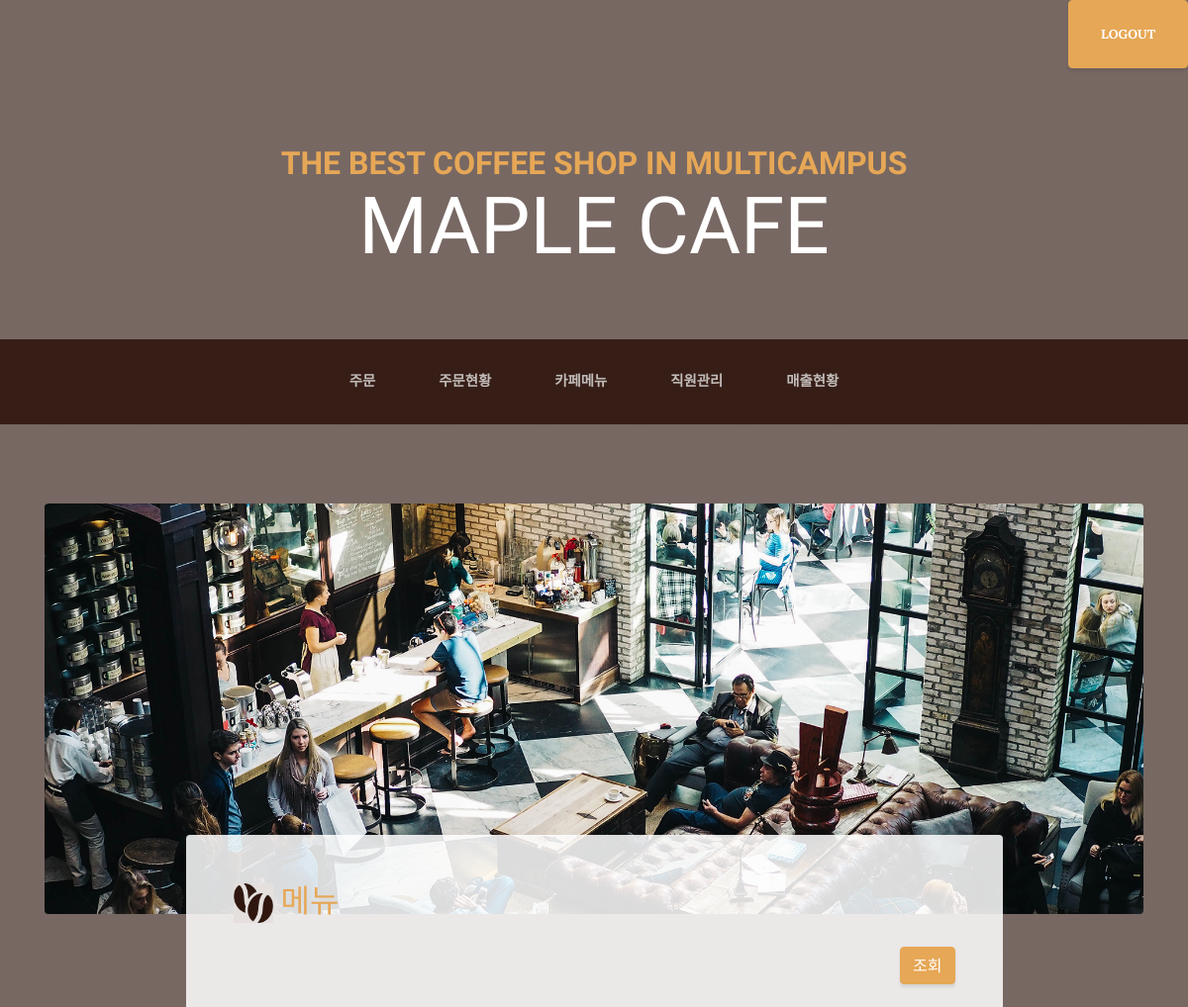
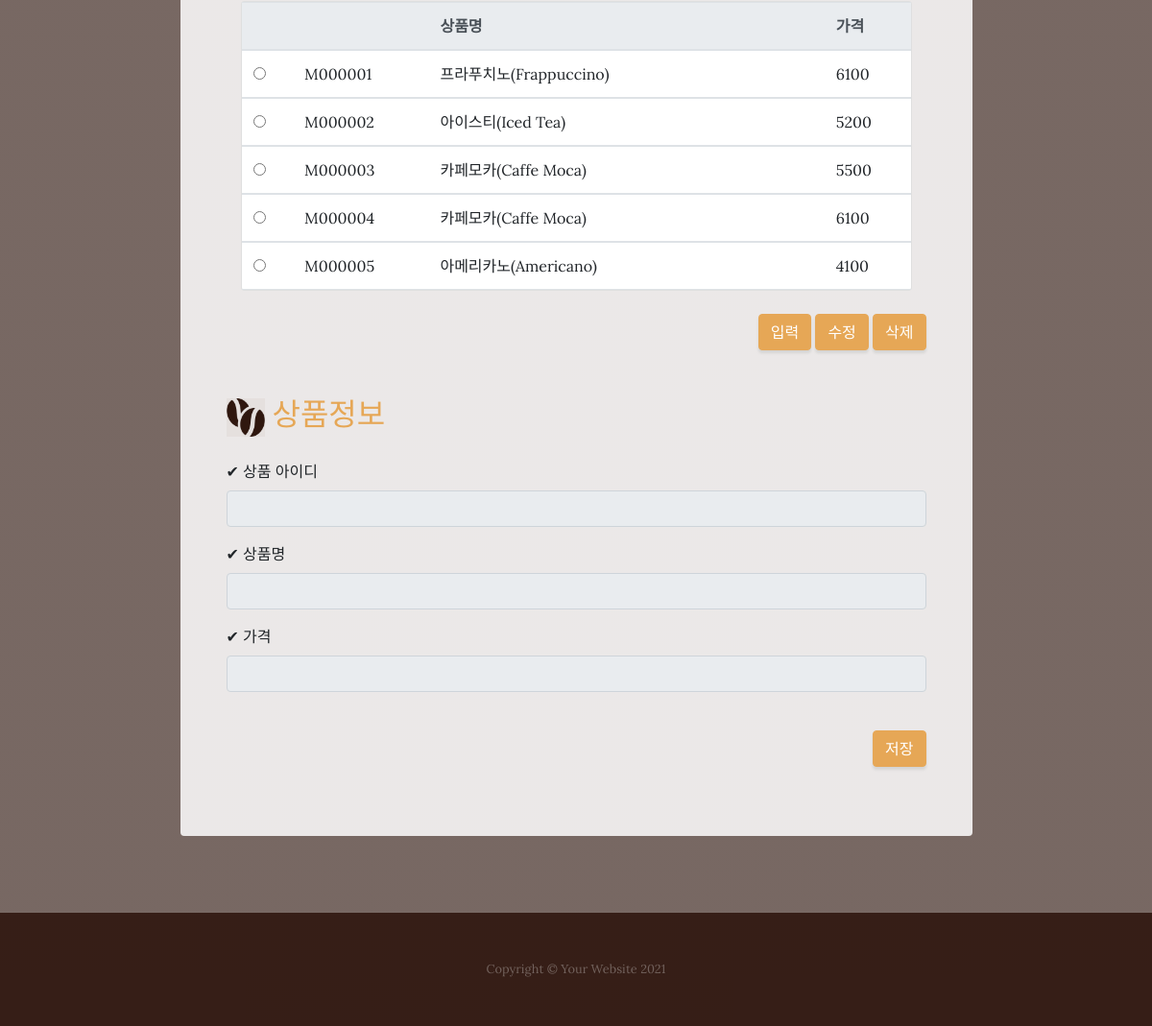
The app's page /maple/serchmenu/ with its own data (2 pictures, top to bottom).
### mapleApp/models.py (models this page shows, shortened)
class Menu(models.Model):
    menuid = models.CharField(max_length=20, primary_key=True) #메뉴 아이디
    menuname = models.CharField(max_length=100)                #메뉴명
    price = models.IntegerField()                              #가격
    class Meta:
        db_table = 'm_menu'
    def __str__(self):
        return self.menuid+ ' , '+self.menuname+ ' , ' + str(self.price)

### mapleApp/views.py (the view)
# urls.py: path('serchmenu/'    , views.serchmenu      ,name='serchmenu'),
def serchmenu(request):
    print('*> serchmenu :')
    menus = Menu.objects.all()
    print('menus', menus)
    context = {'menus': menus}
    return render(request, 'menu.html', context)

### mapleApp/templates/menu.html (shortened to what this page needs)
<!DOCTYPE html>
{% load static%}
<html lang="en">
<head>
  <link href="{% static 'vendor/bootstrap/css/bootstrap.min.css'%}" rel="stylesheet">
  <link href="{% static 'css/business-casual.min.css'  %}" rel="stylesheet">
</head>
<body>
    <div class="intro-button mx-auto" align="right">
      <a class="btn btn-primary btn-xl" href="{% url 'logout' %}" >LOGOUT</a>
  </div>
  <h1 class="site-heading text-center text-white d-none d-lg-block">
    <span class="site-heading-upper text-primary mb-3">The Best Coffee Shop in MultiCampus</span>
    <span class="site-heading-lower">MAPLE CAFE</span>
  </h1>
  <nav class="navbar navbar-expand-lg navbar-dark py-lg-4" id="mainNav">
    <div class="container">
      <div class="collapse navbar-collapse" id="navbarResponsive">
        <ul class="navbar-nav mx-auto">
          <li class="nav-item px-lg-4">
            <a class="nav-link text-uppercase text-expanded" href="../order">주문</a>
          </li>
          <li class="nav-item px-lg-4">
            <a class="nav-link text-uppercase text-expanded" href="../order_list">주문현황</a>
          </li>
          <li class="nav-item px-lg-4">
            <a class="nav-link text-uppercase text-expanded" href="../menu">카페메뉴</a>
          </li>
          <li class="nav-item px-lg-4">
            <a class="nav-link text-uppercase text-expanded" href="../staff">직원관리</a>
          </li>
          <li class="nav-item px-lg-4">
            <a class="nav-link text-uppercase text-expanded" href="../salesStatus">매출현황</a>
          </li>
        </ul>
      </div>
    </div>
  </nav>
  <section class="page-section about-heading">
    <div class="container">
      <img class="img-fluid rounded about-heading-img mb-3 mb-lg-0" src="{% static 'img/about.jpg' %}" alt="">
      <div class="about-heading-content">
        <div class="row">
          <div class="col-xl-9 col-lg-10 mx-auto">
            <div class="bg-faded rounded p-5">
              <h2 class="section-heading mb-4">
                <img  src="{% static 'img/cafe_icon3.png'%}" width="40" height="40">
                <span class="text-uppercase text-primary"> 메뉴 </span>
              </h2>
              <div class="intro-button" align="right">
                <button type="submit" class="btn btn-primary" id="serchBtn1">조회</button>
              </div>
              <br>
{%if menus %}
              <div class="container d-flex justify-content-center mt-50 mb-50">
                <div class="card w-100">
                  <div class="table-responsive">
                    <div style="width:100%; height:300px; overflow:auto ">
                    <table class="table table-hover ">
                      <thead class="thead-light">
                        <tr>
                          <th> </th>
                          <th scope="col"></th>
                          <th scope="col">상품명</th>
                          <th scope="col">가격</th>
                        </tr>
                      </thead>
{%  for menu in  menus   %}
                      <tbody>
                        <tr>
                          <td> <input  type="radio" name="radioValue" value="{{menu.menuid}}"> </td>
                          <td id="mId_{{menu.menuid}}">{{menu.menuid}}</td>
                          <td id="mName_{{menu.menuid}}" >{{menu.menuname}}</td>
                          <td id="mPrice_{{menu.menuid}}">{{menu.price}}</td>
                        </tr>
{%    endfor    %}
                      </tbody>
                    </table>
                    </div>
                  </div>
                </div>
              </div>
 {% else %}
       <p>  데이터가 존재하지 않습니다. </p>
 {% endif %}
              <br>
              <div class="intro-button" align="right">
                <button type="submit" class="btn btn-primary" id="inputBtn2">입력</button>
                <button type="submit" class="btn btn-primary" id="modiBtn2">수정</button>
                <button type="submit" class="btn btn-primary" id="delBtn2">삭제</button>
              </div>
              <br>
              <h2 class="section-heading mb-4">
                <img  src="{% static 'img/cafe_icon3.png'%}" width="40" height="40">
                <span class="text-uppercase text-primary" > 상품정보 </span>
              </h2>
              <section class="content">
                <div class="row">
                  <div class="col-md-12">
                    <div class="box box-primary">
                      <form id="regForm"  method="post" action="{% url 'insertmenu' %}" >
                        <div class="box-body">
                          <div class="form-group">
                            <label for="exampleInputEmail1"> ✔ 상품 아이디 </label>
                              <input type="text" readonly="readonly"
                                id='menuId' class="form-control" placeholder="">
                          </div>
                          <div class="form-group">
                            <label for="exampleInputEmail1"> ✔ 상품명 </label>
                              <input type="text" readonly="readonly"
                                id='menuName' class="form-control" placeholder="">
                          </div>
                          <div class="form-group">
                            <label for="exampleInputEmail1"> ✔ 가격 </label>
                              <input type="text"  readonly="readonly"
                                id='menuPrice' class="form-control" placeholder="">
                          </div>
                        </div>
                      </form>
                    </div>
                  </div>
                </div>
              </section>
              <br>
              <div class="intro-button" align="right">
                <button type="submit" class="btn btn-primary" id="saveBtn3">저장</button>
              </div>
              <br>
            </div>
          </div>
        </div>
      </div>
    </div>
  </section>
  <footer class="footer text-faded text-center py-5">
    <div class="container">
      <p class="m-0 small">Copyright &copy; Your Website 2021</p>
    </div>
  </footer>
</body>
</html>

### records on screen
Menu: menuid "M000001", menuname "프라푸치노(Frappuccino)", price "6100"
Menu: menuid "M000002", menuname "아이스티(Iced Tea)", price "5200"
Menu: menuid "M000003", menuname "카페모카(Caffe Moca)", price "5500"
Menu: menuid "M000004", menuname "카페모카(Caffe Moca)", price "6100"
Menu: menuid "M000005", menuname "아메리카노(Americano)", price "4100"
